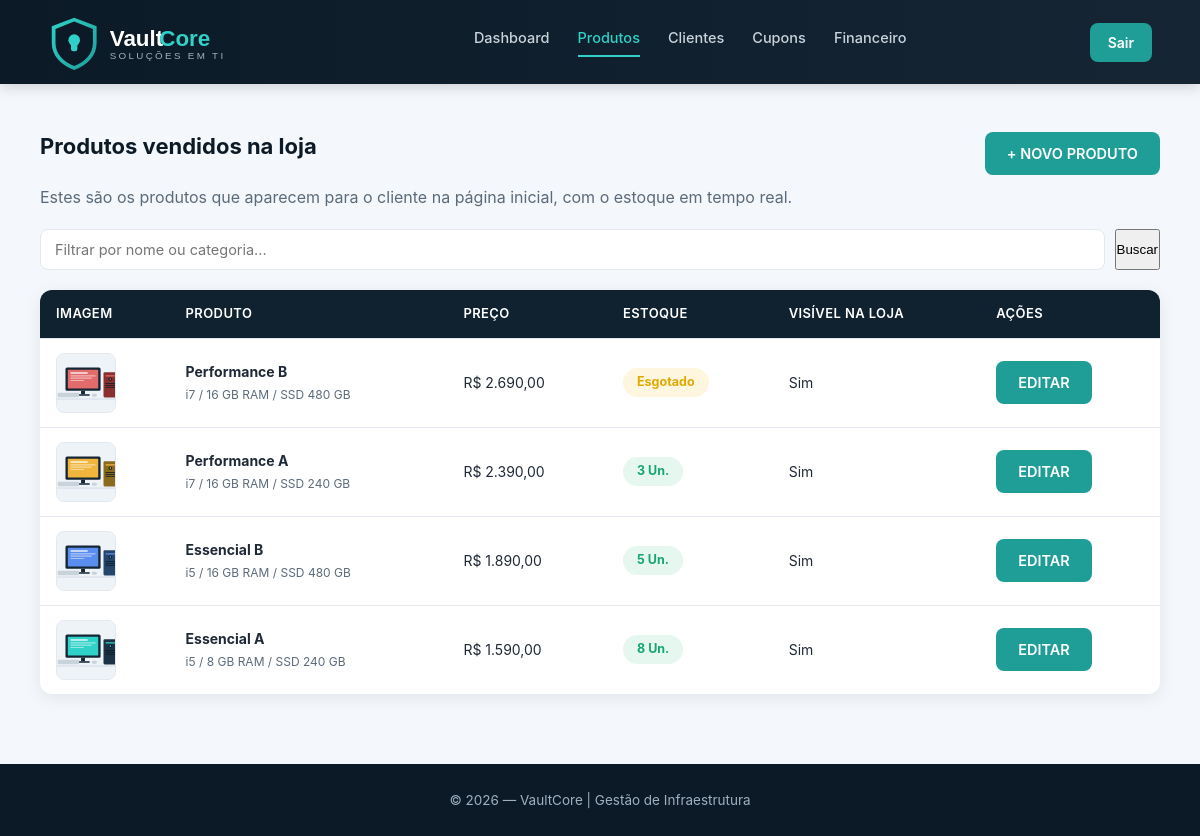
The app's page /produtos.php (signed in) with its own data.
### tables this page shows
CREATE TABLE IF NOT EXISTS produtos (
    id              INT AUTO_INCREMENT PRIMARY KEY,
    nome            VARCHAR(150) NOT NULL UNIQUE,
    descricao       TEXT,
    especificacoes  VARCHAR(255),       
    preco           DECIMAL(10,2) NOT NULL DEFAULT 0,
    estoque         INT NOT NULL DEFAULT 0,
    imagem          VARCHAR(255),
    categoria       VARCHAR(50) DEFAULT 'desktop',
    ativo           TINYINT(1) NOT NULL DEFAULT 1,
    criado_em       TIMESTAMP DEFAULT CURRENT_TIMESTAMP
);

### produtos.php (the view, shortened to what this page needs)
<?php
require __DIR__ . '/includes/config.php';
$busca = $_GET['busca'] ?? '';
$query = "SELECT * FROM produtos";
$query .= " ORDER BY id DESC";
$stmt = $pdo->prepare($query);
if ($busca !== '') {
    $stmt->execute(['busca' => "%$busca%"]);
} else {
    $stmt->execute();
}
$produtos = $stmt->fetchAll();
?>
<!DOCTYPE html>
<html lang="pt-br">
<head>
<link rel="stylesheet" href="assets/css/style.css">
</head>
<body>
<header>
    <div class="logo"><img src="assets/img/logo.svg" alt="VaultCore"></div>
    <nav>
        <a href="admin.php">Dashboard</a>
        <a href="produtos.php" class="ativo">Produtos</a>
        <a href="clientes.php">Clientes</a>
        <a href="cupons.php">Cupons</a>
        <a href="financeiro.php">Financeiro</a>
    </nav>
    <a href="admin.php?sair=1" class="logout-btn">Sair</a>
</header>
<main>
    <div class="header-acoes">
        <h2>Produtos vendidos na loja</h2>
        <a href="cadastro-produto.php" class="btn-novo">+ NOVO PRODUTO</a>
    </div>
    <p class="sub" style="margin-top:-14px; margin-bottom:20px;">
        Estes são os produtos que aparecem para o cliente na página inicial, com o estoque em tempo real.
    </p>
    <div class="search-box">
        <form method="get" style="display: flex; width: 100%; gap: 10px;">
            <input type="text" name="busca" placeholder="Filtrar por nome ou categoria..." value="<?= htmlspecialchars($busca) ?>">
            <button type="submit">Buscar</button>
        </form>
    </div>
    <table>
        <thead>
            <tr>
                <th>Imagem</th>
                <th>Produto</th>
                <th>Preço</th>
                <th>Estoque</th>
                <th>Visível na loja</th>
                <th>Ações</th>
            </tr>
        </thead>
        <tbody>
            <?php if (count($produtos) > 0): ?>
                <?php foreach ($produtos as $p): ?>
                <tr>
                    <td data-label="Imagem">
                        <img src="<?= htmlspecialchars($p['imagem'] ?: 'assets/img/pc-essencial-a.svg') ?>" class="img-tec">
                    </td>
                    <td data-label="Produto">
                        <strong><?= htmlspecialchars($p["nome"]) ?></strong>
                        <span class="info-secundaria"><?= htmlspecialchars($p["especificacoes"]) ?></span>
                    </td>
                    <td data-label="Preço">R$ <?= number_format($p['preco'], 2, ',', '.') ?></td>
                    <td data-label="Estoque">
                        <span class="status <?= $p['estoque'] > 0 ? 'disponivel' : 'locado' ?>">
                            <?= $p['estoque'] > 0 ? $p['estoque'] . ' un.' : 'Esgotado' ?>
                        </span>
                    </td>
                    <td data-label="Visível"><?= $p['ativo'] ? 'Sim' : 'Não (oculto)' ?></td>
                    <td data-label="Ações">
                        <a href="editar-produto.php?id=<?= $p["id"] ?>" class="btn-editar">EDITAR</a>
                    </td>
                </tr>
                <?php endforeach; ?>
            <?php else: ?>
                <tr>
                    <td colspan="6" style="text-align:center; padding: 40px; color: #999;">Nenhum produto cadastrado ainda.</td>
                </tr>
            <?php endif; ?>
        </tbody>
    </table>
</main>
<footer>
    © 2026 — VaultCore | Gestão de Infraestrutura
</footer>
</body>
</html>

### assets/css/style.css (style rules this page uses)
:root { --azul-900: #0b1a26; --azul-800: #10222f; --azul-700: #152534; --azul-600: #1c3346; --ciano: #2fd1c8; --ciano-escuro: #1e9e97; --texto: #1f2937; --texto-suave: #5b6b7b; --fundo: #f4f7fb; --branco: #ffffff; --borda: #e3e8ef; --sucesso: #17a673; --sucesso-bg: #e5f7ef; --alerta: #e0a800; --alerta-bg: #fff6e0; --perigo: #e0483f; --perigo-bg: #fdeceb; --info: #2f8fd1; --info-bg: #e8f3fc; --raio: 12px; --raio-sm: 8px; --sombra: 0 4px 18px rgba(11, 26, 38, 0.08); --sombra-hover: 0 10px 28px rgba(11, 26, 38, 0.14); }
* { margin: 0; padding: 0; box-sizing: border-box; }
html, body { height: 100%; scroll-behavior: smooth; }
body { font-family: "Inter", "Segoe UI", Arial, sans-serif; background: var(--fundo); color: var(--texto); line-height: 1.5; display: flex; flex-direction: column; min-height: 100vh; }
a { color: inherit; }
img { max-width: 100%; display: block; }
header { position: fixed; top: 0; left: 0; width: 100%; min-height: 84px; background: linear-gradient(90deg, var(--azul-900), var(--azul-700)); display: flex; align-items: center; justify-content: space-between; padding: 0 48px; z-index: 1000; box-shadow: 0 2px 14px rgba(0,0,0,0.18); }
.logo { display: flex; align-items: center; gap: 12px; font-size: 22px; font-weight: 700; color: var(--branco); }
.logo img { height: 56px; width: auto; object-fit: contain; }
nav { display: flex; align-items: center; gap: 28px; flex-wrap: wrap; }
nav a { color: #c9d3dc; text-decoration: none; font-size: 14.5px; font-weight: 500; padding-bottom: 6px; border-bottom: 2px solid transparent; transition: 0.2s ease; white-space: nowrap; }
nav a.ativo { color: var(--ciano); border-bottom-color: var(--ciano); }
.logout-btn, .btn-sair { background: var(--ciano-escuro); color: var(--branco) !important; padding: 9px 18px; border-radius: var(--raio-sm); font-size: 14px; font-weight: 600; text-decoration: none; border: none; cursor: pointer; transition: 0.2s ease; }
main, .conteudo, .container { padding-top: 130px; padding-bottom: 70px; max-width: 1180px; margin: 0 auto; padding-left: 30px; padding-right: 30px; flex: 1; width: 100%; }
h2 { font-size: 22px; font-weight: 700; color: var(--azul-900); margin-bottom: 14px; }
p.sub, .subtitulo, .conteudo p, .cliente-header p { color: var(--texto-suave); }
.btn, .btn-entrar, .btn-login, .btn-admin, .btn-cliente, .btn-novo, .btn-add, .btn-save, .btn-editar, .btn-abrir, .btn-enviar, .btn-ver, .btn-detalhes, .btn-escolha { display: inline-block; background: var(--ciano-escuro); color: var(--branco) !important; border: none; padding: 11px 22px; border-radius: var(--raio-sm); font-size: 14.5px; font-weight: 600; text-decoration: none; cursor: pointer; transition: 0.2s ease; text-align: center; }
input, select, textarea, .form-group input, .form-group textarea { width: 100%; padding: 11px 14px; border: 1.5px solid var(--borda); border-radius: var(--raio-sm); font-size: 14.5px; font-family: inherit; color: var(--texto); background: var(--branco); transition: 0.2s ease; }
.search-box { display: flex; gap: 10px; margin-bottom: 20px; flex-wrap: wrap; }
.search-box input, .search-box select { flex: 1; min-width: 180px; }
.search-box button { flex-shrink: 0; }
table { width: 100%; border-collapse: collapse; background: var(--branco); border-radius: var(--raio); overflow: hidden; box-shadow: var(--sombra); margin-top: 10px; }
th, td { padding: 14px 16px; text-align: left; font-size: 14px; border-bottom: 1px solid var(--borda); }
th { background: var(--azul-800); color: var(--branco); font-weight: 600; font-size: 13px; text-transform: uppercase; letter-spacing: 0.4px; }
tr:last-child td { border-bottom: none; }
.status, .status-pill, .btn-status { display: inline-block; padding: 5px 14px; border-radius: 999px; font-size: 12.5px; font-weight: 700; text-transform: capitalize; }
.disponivel, .aberto, .pago, .concluido { background: var(--sucesso-bg); color: var(--sucesso); }
.locado, .em_atendimento, .pendente { background: var(--alerta-bg); color: var(--alerta); }
footer { background: var(--azul-900); color: #9fb0bf; text-align: center; padding: 26px 20px; font-size: 13.5px; }
.img-tec { width: 60px; height: 60px; object-fit: cover; border-radius: var(--raio-sm); background: var(--fundo); border: 1px solid var(--borda); }
.header-acoes { display: flex; justify-content: space-between; align-items: center; margin-bottom: 22px; flex-wrap: wrap; gap: 12px; }
.info-secundaria { display: block; font-size: 12px; color: var(--texto-suave); margin-top: 4px; }

### records on screen
produtos: imagem (picture), nome "Performance B", especificacoes "i7 / 16 GB RAM / SSD 480 GB", preco "2.690,00", estoque "Esgotado", ativo "Sim"
produtos: imagem (picture), nome "Performance A", especificacoes "i7 / 16 GB RAM / SSD 240 GB", preco "2.390,00", estoque "3", ativo "Sim"
produtos: imagem (picture), nome "Essencial B", especificacoes "i5 / 16 GB RAM / SSD 480 GB", preco "1.890,00", estoque "5", ativo "Sim"
produtos: imagem (picture), nome "Essencial A", especificacoes "i5 / 8 GB RAM / SSD 240 GB", preco "1.590,00", estoque "8", ativo "Sim"
